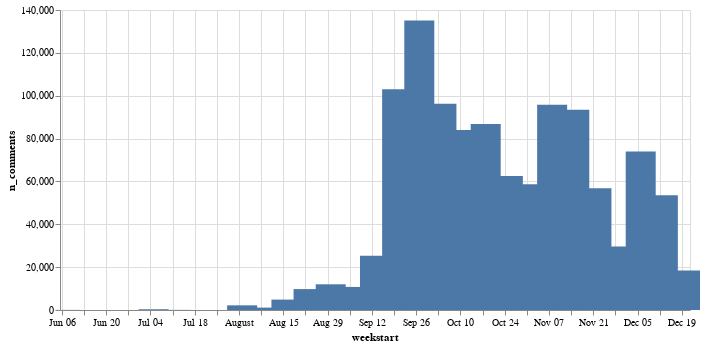

Source (notebook cell):
### Code cell
alt.Chart(weekly_comments).mark_bar(width=30).encode(
    x='weekstart:T',
    y='n_comments'
).properties(width=630)

### Figure 1 — Vega-Lite specification as saved in the notebook (floating-point values rounded to 4 significant figures)
{"config": {"view": {"continuousWidth": 400, "continuousHeight": 300}}, "data": {"name": "data-c314e25acda76b28b6226914d27e68b9"}, "mark": {"type": "bar", "width": 30}, "encoding": {"x": {"type": "temporal", "field": "weekstart"}, "y": {"type": "quantitative", "field": "n_comments"}}, "width": 630, "$schema": "https://vega.github.io/schema/vega-lite/v4.8.1.json", "datasets": {"data-c314e25acda76b28b6226914d27e68b9": [{"weekstart": "2021-06-07T00:00:00", "n_comments": 49}, {"weekstart": "2021-07-05T00:00:00", "n_comments": 346}, {"weekstart": "2021-07-12T00:00:00", "n_comments": 64}, {"weekstart": "2021-07-19T00:00:00", "n_comments": 3}, {"weekstart": "2021-08-02T00:00:00", "n_comments": 2178}, {"weekstart": "2021-08-09T00:00:00", "n_comments": 1118}, {"weekstart": "2021-08-16T00:00:00", "n_comments": 4861}, {"weekstart": "2021-08-23T00:00:00", "n_comments": 9759}, {"weekstart": "2021-08-30T00:00:00", "n_comments": 11997}, {"weekstart": "2021-09-06T00:00:00", "n_comments": 10760}, {"weekstart": "2021-09-13T00:00:00", "n_comments": 25282}, {"weekstart": "2021-09-20T00:00:00", "n_comments": 103026}, {"weekstart": "2021-09-27T00:00:00", "n_comments": 135081}, {"weekstart": "2021-10-04T00:00:00", "n_comments": 96270}, {"weekstart": "2021-10-11T00:00:00", "n_comments": 84039}, {"weekstart": "2021-10-18T00:00:00", "n_comments": 86786}, {"weekstart": "2021-10-25T00:00:00", "n_comments": 62481}, {"weekstart": "2021-11-01T00:00:00", "n_comments": 58688}, {"weekstart": "2021-11-08T00:00:00", "n_comments": 95740}, {"weekstart": "2021-11-15T00:00:00", "n_comments": 93405}, {"weekstart": "2021-11-22T00:00:00", "n_comments": 56844}, {"weekstart": "2021-11-29T00:00:00", "n_comments": 29677}, {"weekstart": "2021-12-06T00:00:00", "n_comments": 74019}, {"weekstart": "2021-12-13T00:00:00", "n_comments": 53515}, {"weekstart": "2021-12-20T00:00:00", "n_comments": 18385}]}}
